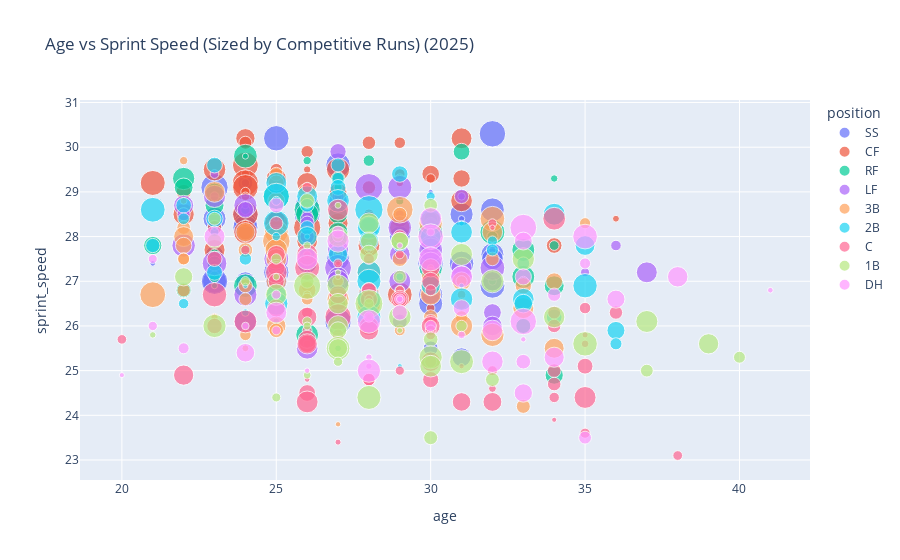

Notebook code for this chart:
### Code cell
fig = px.scatter(
    df25,
    x="age",
    y="sprint_speed",
    color = 'position',
    size="competitive_runs",
    hover_data=["last_name, first_name", "team"],
    title="Age vs Sprint Speed (Sized by Competitive Runs) (2025)"
)

fig.show()

### Figure 1 — Plotly figure (JSON) as saved in the notebook; plotly's stock layout.template omitted (floating-point values rounded to 4 significant figures; data arrays with more than 128 entries replaced by an {"elided": "..."} marker saying what was removed)
{"data": [{"customdata": [["Turner, Trea", "PHI"], ["Witt Jr., Bobby", "KC"], ["Nuñez, Nasim", "WSH"], ["Peña, Jeremy", "HOU"], ["Ritter, Ryan", "COL"], ["Peguero, Liover", "PIT"], ["De La Cruz, Elly", "CIN"], ["McCoy, Mason", "SD"], ["Triolo, Jared", "PIT"], ["Ortiz, Joey", "MIL"], ["Story, Trevor", "BOS"], ["Lopez, Otto", "MIA"], ["Swanson, Dansby", "CHC"], ["Henderson, Gunnar", "BAL"], ["Fitzgerald, Ryan", "MIN"], ["Williams, Luke", "ATL"], ["Sweeney, Trey", "DET"], ["Winn, Masyn", "STL"], ["Volpe, Anthony", "NYY"], ["Caballero, José", "NYY"], ["Hernaiz, Darell", "ATH"], ["Walls, Taylor", "TB"], ["Abrams, CJ", "WSH"], ["Neto, Zach", "LAA"], ["Adames, Willy", "SF"], ["Vázquez, Luis", "BAL"], ["Williams, Carson", "TB"], ["Monasterio, Andruw", "MIL"], ["Tovar, Ezequiel", "COL"], ["Bogaerts, Xander", "SD"], ["Amaya, Jacob", "CWS"], ["Kim, Ha-Seong", "ATL"], ["Smith, Josh", "TEX"], ["Báez, Javier", "DET"], ["Allen, Nick", "ATL"], ["Short, Zack", "HOU"], ["Lindor, Francisco", "NYM"], ["Guzman, Denzer", "LAA"], ["Kiner-Falefa, Isiah", "TOR"], ["Montgomery, Colson", "CWS"], ["Perdomo, Geraldo", "AZ"], ["Meidroth, Chase", "CWS"], ["Arias, Gabriel", "CLE"], ["Wilson, Jacob", "ATH"], ["Rocchio, Brayan", "CLE"], ["Betts, Mookie", "LAD"], ["Crawford, J.P.", "SEA"], ["Correa, Carlos", "HOU"], ["Trejo, Alan", "COL"], ["Bichette, Bo", "TOR"], ["Lee, Brooks", "MIN"], ["Arcia, Orlando", "COL"], ["Seager, Corey", "TEX"]], "hovertemplate": "position=SS<br>age=%{x}<br>sprint_speed=%{y}<br>competitive_runs=%{marker.size}<br>last_name, first_name=%{customdata[0]}<br>team=%{customdata[1]}<extra></extra>", "legendgroup": "SS", "marker": {"color": "#636efa", "size": [265, 245, 34, 227, 85, 28, 282, 10, 131, 213, 214, 260, 203, 243, 15, 13, 105, 200, 207, 106, 79, 106, 238, 163, 163, 19, 34, 46, 121, 200, 29, 61, 197, 177, 150, 15, 229, 12, 252, 76, 243, 217, 178, 263, 137, 236, 221, 218, 15, 268, 191, 83, 135], "sizemode": "area", "sizeref": 0.755, "symbol": "circle"}, "mode": "markers", "name": "SS", "orientation": "v", "showlegend": true, "type": "scatter", "x": [32, 25, 24, 27, 24, 24, 23, 30, 27, 26, 32, 26, 31, 24, 31, 28, 25, 23, 24, 28, 23, 28, 24, 24, 29, 25, 22, 28, 23, 32, 26, 29, 27, 32, 26, 30, 31, 21, 30, 23, 25, 23, 25, 23, 24, 32, 30, 30, 29, 27, 24, 30, 31], "xaxis": "x", "y": [30.3, 30.2, 29.8, 29.6, 29.2, 29.2, 29.1, 29.0, 28.8, 28.7, 28.6, 28.5, 28.5, 28.5, 28.4, 28.4, 28.4, 28.4, 28.3, 28.3, 28.2, 28.2, 28.2, 28.1, 28.0, 27.9, 27.9, 27.7, 27.6, 27.6, 27.6, 27.6, 27.5, 27.5, 27.4, 27.4, 27.4, 27.4, 27.4, 27.3, 27.2, 27.0, 27.0, 27.0, 27.0, 26.9, 26.7, 26.5, 26.2, 26.1, 26.1, 25.5, 25.3], "yaxis": "y"}, {"customdata": [["Scott II, Victor", "STL"], ["Buxton, Byron", "MIN"], ["Hill, Derek", "CWS"], ["Rojas, Johan", "PHI"], ["Lockridge, Brandon", "MIL"], ["Teodosio, Bryce", "LAA"], ["Simpson, Chandler", "TB"], ["Clarke, Denzel", "ATH"], ["Crow-Armstrong, Pete", "CHC"], ["Doyle, Brenton", "COL"], ["DeLuca, Jonny", "TB"], ["Helman, Michael", "TEX"], ["Straw, Myles", "TOR"], ["Lugo, Matthew", "LAA"], ["Mateo, Jorge", "BAL"], ["Young, Jacob", "WSH"], ["Thomas, Lane", "CLE"], ["Johnson, Daniel", "BAL"], ["Taylor, Tyrone", "NYM"], ["Rodríguez, Julio", "SEA"], ["Chourio, Jackson", "MIL"], ["Cruz, Oneil", "PIT"], ["Rafaela, Ceddanne", "BOS"], ["Perkins, Blake", "MIL"], ["Carter, Evan", "TEX"], ["Meadows, Parker", "DET"], ["Robert Jr., Luis", "CWS"], ["Melton, Jacob", "HOU"], ["Paris, Kyren", "LAA"], ["Mitchell, Garrett", "MIL"], ["Tolbert, Tyler", "KC"], ["Barrosa, Jorge", "AZ"], ["Bader, Harrison", "PHI"], ["Church, Nathan", "STL"], ["Keirsey Jr., DaShawn", "MIN"], ["Outman, James", "MIN"], ["Merrill, Jackson", "SD"], ["Harris II, Michael", "ATL"], ["Mullins, Cedric", "NYM"], ["Varsho, Daulton", "TOR"], ["Myers, Dane", "MIA"], ["Pillar, Kevin", "TEX"], ["Misner, Kameron", "TB"], ["Thomas, Alek", "AZ"], ["Pereira, Everson", "TB"], ["Marsh, Brandon", "PHI"], ["Trammell, Taylor", "HOU"], ["Meyers, Jake", "HOU"], ["Hassell III, Robert", "WSH"], ["Lee, Jung Hoo", "SF"], ["Marsee, Jakob", "MIA"], ["Wade, Tyler", "SD"], ["Pages, Andy", "LAD"], ["Suwinski, Jack", "PIT"], ["Adell, Jo", "LAA"], ["Isbel, Kyle", "KC"], ["Taylor, Michael A.", "CWS"], ["Vierling, Matt", "DET"], ["Martínez, Angel", "CLE"], ["Cowser, Colton", "BAL"], ["Bleday, JJ", "ATH"], ["Friedl, TJ", "CIN"], ["Grisham, Trent", "NYY"], ["McCormick, Chas", "HOU"]], "hovertemplate": "position=CF<br>age=%{x}<br>sprint_speed=%{y}<br>competitive_runs=%{marker.size}<br>last_name, first_name=%{customdata[0]}<br>team=%{customdata[1]}<extra></extra>", "legendgroup": "CF", "marker": {"color": "#EF553B", "size": [141, 165, 50, 64, 69, 58, 254, 57, 193, 205, 21, 43, 117, 25, 34, 153, 31, 22, 114, 262, 237, 164, 248, 68, 85, 80, 119, 32, 36, 27, 24, 28, 178, 27, 27, 41, 171, 251, 119, 90, 109, 18, 75, 207, 19, 153, 42, 160, 76, 280, 92, 50, 206, 48, 164, 179, 92, 28, 168, 91, 99, 231, 169, 27], "sizemode": "area", "sizeref": 0.755, "symbol": "circle"}, "mode": "markers", "name": "CF", "orientation": "v", "showlegend": true, "type": "scatter", "x": [24, 31, 29, 24, 28, 26, 24, 25, 23, 27, 26, 29, 30, 24, 30, 25, 29, 29, 31, 24, 21, 26, 24, 28, 22, 25, 27, 24, 23, 26, 27, 24, 31, 24, 28, 28, 22, 24, 30, 28, 29, 36, 27, 25, 24, 27, 27, 29, 23, 26, 24, 30, 24, 26, 26, 28, 34, 28, 23, 25, 27, 29, 28, 30], "xaxis": "x", "y": [30.2, 30.2, 30.1, 30.1, 30.1, 29.9, 29.6, 29.5, 29.5, 29.5, 29.5, 29.4, 29.4, 29.4, 29.3, 29.3, 29.3, 29.2, 29.3, 29.2, 29.2, 29.2, 29.1, 29.1, 29.0, 29.0, 29.0, 29.0, 29.0, 29.0, 28.9, 28.9, 28.8, 28.7, 28.5, 28.5, 28.5, 28.5, 28.4, 28.4, 28.4, 28.4, 28.3, 28.3, 28.3, 28.3, 28.2, 28.2, 28.2, 28.2, 28.1, 28.1, 28.1, 27.9, 27.9, 27.8, 27.8, 27.7, 27.7, 27.4, 27.1, 26.7, 26.7, 26.4], "yaxis": "y"}, {"customdata": {"elided": "67x2 str values"}, "hovertemplate": "position=RF<br>age=%{x}<br>sprint_speed=%{y}<br>competitive_runs=%{marker.size}<br>last_name, first_name=%{customdata[0]}<br>team=%{customdata[1]}<extra></extra>", "legendgroup": "RF", "marker": {"color": "#00cc96", "size": [106, 214, 14, 50, 26, 188, 21, 73, 134, 25, 136, 115, 267, 25, 46, 136, 259, 33, 139, 201, 73, 18, 50, 11, 235, 58, 225, 150, 47, 113, 123, 128, 36, 125, 199, 48, 45, 118, 99, 69, 83, 210, 198, 49, 146, 36, 155, 185, 24, 38, 14, 212, 150, 18, 10, 87, 43, 96, 34, 89, 189, 22, 18, 86, 196, 17, 126], "sizemode": "area", "sizeref": 0.755, "symbol": "circle"}, "mode": "markers", "name": "RF", "orientation": "v", "showlegend": true, "type": "scatter", "x": [31, 24, 24, 28, 26, 22, 34, 27, 22, 27, 23, 23, 25, 29, 26, 23, 26, 24, 27, 26, 30, 26, 30, 23, 32, 28, 30, 27, 32, 27, 30, 25, 34, 21, 33, 24, 23, 27, 26, 25, 23, 30, 33, 23, 27, 25, 32, 27, 32, 33, 23, 24, 34, 29, 30, 22, 29, 27, 28, 27, 28, 27, 25, 33, 26, 27, 34], "xaxis": "x", "y": [29.9, 29.8, 29.8, 29.7, 29.7, 29.3, 29.3, 29.3, 29.1, 29.1, 29.0, 29.0, 28.9, 28.8, 28.8, 28.7, 28.6, 28.6, 28.5, 28.5, 28.4, 28.4, 28.3, 28.2, 28.1, 28.1, 28.1, 28.1, 28.0, 27.9, 27.8, 27.8, 27.8, 27.8, 27.7, 27.7, 27.6, 27.6, 27.6, 27.6, 27.4, 27.3, 27.1, 27.1, 27.1, 27.0, 27.0, 27.0, 27.0, 27.0, 26.9, 26.9, 26.9, 26.8, 26.8, 26.8, 26.8, 26.8, 26.6, 26.5, 26.5, 26.1, 26.1, 26.0, 25.8, 25.5, 24.9], "yaxis": "y"}, {"customdata": [["McCarthy, Jake", "AZ"], ["Clase, Jonatan", "TOR"], ["Harris, Dustin", "TEX"], ["Duran, Jarren", "BOS"], ["Mangum, Jake", "TB"], ["Hilliard, Sam", "COL"], ["Haggerty, Sam", "TEX"], ["Beavers, Dylan", "BAL"], ["Langford, Wyatt", "TEX"], ["Rave, John", "KC"], ["Domínguez, Jasson", "NYY"], ["Cole, Zach", "HOU"], ["Beck, Jordan", "COL"], ["Baldwin, Brooks", "CWS"], ["Loperfido, Joey", "TOR"], ["Johnson, Bryce", "SD"], ["Osuna, Alejandro", "TEX"], ["Loftin, Nick", "KC"], ["Martin, Austin", "MIN"], ["Hummel, Cooper", "HOU"], ["Bellinger, Cody", "NYY"], ["Wilson, Weston", "PHI"], ["Dezenzo, Zach", "HOU"], ["Canario, Alexander", "PIT"], ["Gonzalez, Oscar", "SD"], ["Morel, Christopher", "TB"], ["Robertson, Will", "CWS"], ["Roden, Alan", "MIN"], ["Wood, James", "WSH"], ["Canha, Mark", "KC"], ["De La Cruz, Bryan", "ATL"], ["Laureano, Ramón", "SD"], ["Collins, Isaac", "MIL"], ["Arozarena, Randy", "SEA"], ["Kjerstad, Heston", "BAL"], ["Brown, Seth", "ATH"], ["Cameron, Daz", "MIL"], ["Carlson, Dylan", "BAL"], ["Conine, Griffin", "MIA"], ["Schneider, Davis", "TOR"], ["Hays, Austin", "CIN"], ["Waters, Drew", "KC"], ["Ramos, Heliot", "SF"], ["Soderstrom, Tyler", "ATH"], ["Happ, Ian", "CHC"], ["Nimmo, Brandon", "NYM"], ["Kwan, Steven", "CLE"], ["Ward, Taylor", "LAA"], ["Pham, Tommy", "PIT"], ["Melendez, MJ", "KC"], ["Heyward, Jason", "SD"], ["Stowers, Kyle", "MIA"], ["Gurriel Jr., Lourdes", "AZ"], ["Nootbaar, Lars", "STL"], ["Kepler, Max", "PHI"], ["Sheets, Gavin", "SD"], ["Greene, Riley", "DET"], ["Benintendi, Andrew", "CWS"], ["Profar, Jurickson", "ATL"], ["Verdugo, Alex", "ATL"], ["Conforto, Michael", "LAD"], ["Burleson, Alec", "STL"]], "hovertemplate": "position=LF<br>age=%{x}<br>sprint_speed=%{y}<br>competitive_runs=%{marker.size}<br>last_name, first_name=%{customdata[0]}<br>team=%{customdata[1]}<extra></extra>", "legendgroup": "LF", "marker": {"color": "#ab63fa", "size": [100, 29, 16, 291, 219, 22, 78, 31, 186, 57, 151, 18, 202, 102, 39, 31, 65, 69, 76, 31, 211, 42, 30, 75, 26, 78, 20, 72, 209, 42, 14, 156, 173, 215, 56, 21, 10, 72, 34, 62, 161, 79, 234, 230, 192, 233, 272, 167, 166, 18, 31, 143, 184, 187, 142, 182, 201, 141, 120, 84, 145, 176], "sizemode": "area", "sizeref": 0.755, "symbol": "circle"}, "mode": "markers", "name": "LF", "orientation": "v", "showlegend": true, "type": "scatter", "x": [27, 23, 25, 28, 29, 31, 31, 23, 23, 27, 22, 24, 24, 24, 26, 29, 22, 26, 26, 30, 29, 30, 25, 25, 27, 26, 27, 25, 22, 36, 28, 30, 27, 30, 26, 32, 28, 26, 27, 26, 29, 26, 25, 23, 30, 32, 27, 31, 37, 26, 35, 27, 31, 27, 32, 29, 24, 30, 32, 29, 32, 26], "xaxis": "x", "y": [29.9, 29.4, 29.1, 29.1, 29.1, 28.9, 28.9, 28.9, 28.9, 28.9, 28.7, 28.7, 28.7, 28.6, 28.5, 28.5, 28.5, 28.4, 28.3, 28.3, 28.2, 28.1, 28.1, 28.1, 28.1, 28.0, 27.9, 27.8, 27.8, 27.8, 27.8, 27.8, 27.7, 27.7, 27.7, 27.7, 27.7, 27.6, 27.6, 27.6, 27.6, 27.6, 27.5, 27.4, 27.4, 27.3, 27.3, 27.3, 27.2, 27.2, 27.2, 27.1, 27.1, 27.0, 27.0, 27.0, 26.7, 26.7, 26.3, 26.1, 26.0, 25.5], "yaxis": "y"}, {"customdata": {"elided": "72x2 str values"}, "hovertemplate": "position=3B<br>age=%{x}<br>sprint_speed=%{y}<br>competitive_runs=%{marker.size}<br>last_name, first_name=%{customdata[0]}<br>team=%{customdata[1]}<extra></extra>", "legendgroup": "3B", "marker": {"color": "#FFA15A", "size": [26, 68, 96, 163, 121, 18, 97, 110, 11, 266, 73, 230, 208, 47, 40, 125, 70, 213, 138, 158, 150, 286, 102, 17, 34, 80, 190, 70, 54, 161, 86, 55, 17, 216, 130, 132, 107, 158, 44, 48, 101, 56, 152, 76, 117, 34, 67, 23, 29, 162, 252, 183, 52, 63, 219, 49, 167, 21, 78, 60, 142, 187, 79, 44, 50, 204, 106, 24, 18, 150, 74, 11], "sizemode": "area", "sizeref": 0.755, "symbol": "circle"}, "mode": "markers", "name": "3B", "orientation": "v", "showlegend": true, "type": "scatter", "x": [22, 25, 25, 23, 26, 22, 26, 25, 26, 29, 29, 32, 30, 35, 28, 28, 22, 25, 24, 32, 22, 25, 22, 27, 27, 24, 25, 32, 22, 25, 29, 22, 30, 28, 30, 31, 34, 25, 27, 31, 33, 26, 30, 24, 26, 29, 22, 26, 31, 30, 21, 27, 26, 24, 28, 31, 33, 23, 30, 31, 25, 31, 25, 29, 24, 32, 26, 26, 24, 34, 33, 27], "xaxis": "x", "y": [29.7, 29.4, 29.2, 29.0, 29.0, 28.8, 28.8, 28.8, 28.7, 28.6, 28.5, 28.4, 28.3, 28.3, 28.3, 28.2, 28.2, 28.1, 28.1, 28.1, 28.0, 27.9, 27.8, 27.8, 27.7, 27.7, 27.7, 27.5, 27.5, 27.5, 27.5, 27.5, 27.3, 27.2, 27.1, 27.0, 27.0, 27.0, 27.0, 27.0, 26.9, 26.9, 26.9, 26.9, 26.8, 26.8, 26.8, 26.7, 26.7, 26.7, 26.7, 26.6, 26.6, 26.6, 26.5, 26.5, 26.4, 26.2, 26.2, 26.2, 26.0, 26.0, 25.9, 25.9, 25.8, 25.8, 25.6, 25.6, 25.5, 25.5, 24.2, 23.8], "yaxis": "y"}, {"customdata": {"elided": "71x2 str values"}, "hovertemplate": "position=2B<br>age=%{x}<br>sprint_speed=%{y}<br>competitive_runs=%{marker.size}<br>last_name, first_name=%{customdata[0]}<br>team=%{customdata[1]}<extra></extra>", "legendgroup": "2B", "marker": {"color": "#19d3f3", "size": [94, 74, 102, 56, 166, 95, 260, 165, 31, 194, 31, 92, 71, 302, 233, 181, 51, 10, 111, 156, 248, 82, 12, 75, 159, 200, 31, 179, 26, 11, 160, 151, 143, 39, 148, 39, 66, 77, 55, 142, 92, 59, 15, 70, 63, 96, 213, 24, 22, 218, 10, 224, 139, 10, 17, 151, 191, 176, 216, 41, 131, 206, 39, 22, 94, 218, 108, 73, 122, 55, 10], "sizemode": "area", "sizeref": 0.755, "symbol": "circle"}, "mode": "markers", "name": "2B", "orientation": "v", "showlegend": true, "type": "scatter", "x": [23, 27, 29, 27, 25, 27, 25, 26, 30, 27, 25, 22, 26, 28, 21, 34, 22, 25, 23, 30, 25, 28, 31, 26, 28, 28, 23, 31, 25, 26, 30, 26, 28, 32, 35, 27, 29, 21, 32, 27, 26, 24, 26, 26, 33, 23, 28, 29, 26, 28, 31, 35, 30, 24, 28, 25, 31, 33, 28, 22, 33, 25, 28, 24, 34, 28, 28, 27, 36, 36, 29], "xaxis": "x", "y": [29.6, 29.6, 29.4, 29.3, 29.2, 29.1, 28.9, 28.9, 28.9, 28.8, 28.8, 28.7, 28.7, 28.6, 28.6, 28.5, 28.4, 28.4, 28.4, 28.4, 28.3, 28.3, 28.3, 28.2, 28.2, 28.2, 28.1, 28.1, 28.0, 28.0, 28.0, 28.0, 27.9, 27.9, 27.8, 27.8, 27.8, 27.8, 27.7, 27.6, 27.6, 27.5, 27.5, 27.5, 27.4, 27.2, 27.2, 27.1, 27.1, 27.0, 26.9, 26.9, 26.9, 26.9, 26.7, 26.7, 26.6, 26.6, 26.6, 26.5, 26.5, 26.5, 26.4, 26.3, 26.2, 26.2, 26.0, 26.0, 25.9, 25.6, 25.1], "yaxis": "y"}, {"customdata": {"elided": "83x2 str values"}, "hovertemplate": "position=C<br>age=%{x}<br>sprint_speed=%{y}<br>competitive_runs=%{marker.size}<br>last_name, first_name=%{customdata[0]}<br>team=%{customdata[1]}<extra></extra>", "legendgroup": "C", "marker": {"color": "#FF6692", "size": [40, 168, 196, 29, 67, 11, 70, 33, 20, 30, 122, 166, 46, 86, 10, 30, 128, 111, 237, 175, 11, 120, 98, 92, 32, 47, 83, 124, 227, 111, 26, 118, 79, 120, 50, 63, 68, 49, 32, 143, 262, 73, 196, 139, 135, 33, 45, 91, 68, 36, 141, 51, 36, 14, 124, 35, 118, 22, 154, 143, 55, 95, 11, 71, 32, 37, 155, 11, 63, 98, 59, 70, 23, 106, 182, 41, 135, 130, 180, 10, 39, 14, 36], "sizemode": "area", "sizeref": 0.755, "symbol": "circle"}, "mode": "markers", "name": "C", "orientation": "v", "showlegend": true, "type": "scatter", "x": [26, 27, 34, 32, 25, 32, 29, 24, 26, 29, 25, 26, 28, 23, 27, 27, 30, 25, 26, 25, 27, 30, 25, 28, 29, 30, 28, 27, 23, 28, 28, 29, 29, 25, 35, 34, 36, 26, 28, 26, 27, 30, 24, 28, 30, 30, 30, 23, 34, 26, 28, 27, 30, 35, 26, 20, 26, 35, 26, 30, 30, 35, 31, 34, 29, 32, 22, 26, 28, 30, 28, 34, 32, 26, 35, 34, 32, 31, 26, 34, 35, 27, 38], "xaxis": "x", "y": [29.1, 28.6, 28.4, 28.3, 28.3, 28.2, 28.0, 27.7, 27.6, 27.6, 27.6, 27.6, 27.5, 27.5, 27.4, 27.4, 27.3, 27.3, 27.3, 27.2, 27.1, 27.0, 27.0, 26.8, 26.8, 26.8, 26.8, 26.7, 26.7, 26.6, 26.6, 26.6, 26.6, 26.4, 26.4, 26.3, 26.3, 26.3, 26.2, 26.2, 26.2, 26.1, 26.1, 26.0, 26.0, 25.9, 25.9, 26.0, 26.0, 25.9, 25.9, 25.8, 25.8, 25.8, 25.7, 25.7, 25.6, 25.6, 25.6, 25.2, 25.2, 25.1, 25.1, 25.0, 25.0, 25.0, 24.9, 24.8, 24.8, 24.8, 24.8, 24.7, 24.6, 24.5, 24.4, 24.4, 24.3, 24.3, 24.3, 23.9, 23.6, 23.4, 23.1], "yaxis": "y"}, {"customdata": [["Duran, Ezequiel", "TEX"], ["Raley, Luke", "SEA"], ["Gorski, Matt", "PIT"], ["Bernabel, Warming", "COL"], ["Gonzalez, Romy", "BOS"], ["Steer, Spencer", "CIN"], ["Sogard, Nick", "BOS"], ["Clemens, Kody", "MIN"], ["Mayo, Coby", "BAL"], ["Burger, Jake", "TEX"], ["Toro, Abraham", "BOS"], ["Elko, Tim", "CWS"], ["Mountcastle, Ryan", "BAL"], ["O'Hearn, Ryan", "SD"], ["Encarnacion-Strand, Christian", "CIN"], ["Contreras, Willson", "STL"], ["Davidson, Logan", "LAA"], ["Kurtz, Nick", "ATH"], ["Rodríguez, Endy", "PIT"], ["Bauers, Jake", "MIL"], ["Harper, Bryce", "PHI"], ["Locklear, Tyler", "AZ"], ["Toglia, Michael", "COL"], ["Wagaman, Eric", "MIA"], ["Guerrero Jr., Vladimir", "TOR"], ["Torkelson, Spencer", "DET"], ["Johnston, Troy", "MIA"], ["Busch, Michael", "CHC"], ["Arraez, Luis", "SD"], ["Villar, David", "SF"], ["Lowe, Nathaniel", "BOS"], ["Walker, Christian", "HOU"], ["Crim, Blaine", "COL"], ["Valdez, Enmanuel", "PIT"], ["Goldschmidt, Paul", "NYY"], ["Schanuel, Nolan", "LAA"], ["Seymour, Bob", "TB"], ["Wade Jr., LaMonte", "LAA"], ["Vaughn, Andrew", "MIL"], ["Noda, Ryan", "BAL"], ["Aranda, Jonathan", "TB"], ["Stewart, Sal", "CIN"], ["Smith, Dominic", "SF"], ["Santana, Carlos", "CHC"], ["Freeman, Freddie", "LAD"], ["Pasquantino, Vinnie", "KC"], ["Horwitz, Spencer", "PIT"], ["Alonso, Pete", "NYM"], ["Turner, Justin", "CHC"], ["Olson, Matt", "ATL"], ["Mervis, Matt", "MIA"], ["France, Ty", "TOR"], ["Solano, Donovan", "TEX"], ["Chaparro, Andrés", "WSH"], ["Hoskins, Rhys", "MIL"], ["Naylor, Josh", "SEA"], ["Casas, Triston", "BOS"], ["Tellez, Rowdy", "TEX"]], "hovertemplate": "position=1B<br>age=%{x}<br>sprint_speed=%{y}<br>competitive_runs=%{marker.size}<br>last_name, first_name=%{customdata[0]}<br>team=%{customdata[1]}<extra></extra>", "legendgroup": "1B", "marker": {"color": "#B6E880", "size": [80, 71, 14, 63, 159, 160, 43, 119, 83, 118, 109, 21, 130, 183, 41, 188, 12, 126, 17, 64, 201, 33, 72, 185, 278, 172, 37, 157, 294, 10, 192, 173, 19, 34, 183, 204, 24, 49, 162, 13, 113, 16, 80, 156, 228, 212, 140, 203, 54, 216, 33, 177, 62, 23, 73, 218, 31, 74], "sizemode": "area", "sizeref": 0.755, "symbol": "circle"}, "mode": "markers", "name": "1B", "orientation": "v", "showlegend": true, "type": "scatter", "x": [26, 30, 27, 23, 28, 27, 27, 29, 23, 29, 28, 26, 28, 31, 25, 33, 27, 22, 25, 29, 32, 24, 26, 27, 26, 25, 28, 27, 28, 28, 29, 34, 28, 26, 37, 23, 26, 31, 27, 29, 27, 21, 30, 39, 35, 27, 27, 30, 40, 31, 27, 30, 37, 26, 32, 28, 25, 30], "xaxis": "x", "y": [28.8, 28.7, 28.7, 28.4, 28.3, 28.0, 28.0, 27.9, 27.9, 27.9, 27.9, 27.8, 27.6, 27.6, 27.5, 27.5, 27.2, 27.1, 27.1, 27.1, 27.0, 27.0, 27.0, 26.9, 26.9, 26.7, 26.5, 26.5, 26.5, 26.2, 26.2, 26.2, 26.2, 26.1, 26.1, 26.0, 26.0, 26.0, 26.0, 25.9, 25.9, 25.8, 25.7, 25.6, 25.6, 25.5, 25.5, 25.3, 25.3, 25.2, 25.2, 25.1, 25.0, 24.9, 24.8, 24.4, 24.4, 23.5], "yaxis": "y"}, {"customdata": [["Hernández, Heriberto", "MIA"], ["Suzuki, Seiya", "CHC"], ["Yelich, Christian", "MIL"], ["Biggio, Cavan", "KC"], ["Jones, Jahmai", "DET"], ["Ohtani, Shohei", "LAD"], ["Springer, George", "TOR"], ["Keith, Colt", "DET"], ["Lux, Gavin", "CIN"], ["Trout, Mike", "LAA"], ["Young, Jared", "NYM"], ["Jensen, Carter", "KC"], ["Rice, Ben", "NYY"], ["Rooker, Brent", "ATH"], ["Martini, Nick", "COL"], ["Polanco, Jorge", "SEA"], ["McCutchen, Andrew", "PIT"], ["Grichuk, Randal", "KC"], ["Gurriel, Yuli", "SD"], ["Refsnyder, Rob", "BOS"], ["Malloy, Justyn-Henry", "DET"], ["Fry, David", "CLE"], ["Brooks, Trenton", "SD"], ["Marte, Starling", "NYM"], ["Yoshida, Masataka", "BOS"], ["Smith, Pavin", "AZ"], ["Herrera, Iván", "STL"], ["Alvarez, Yordan", "HOU"], ["Díaz, Yandy", "TB"], ["Larnach, Trevor", "MIN"], ["Valera, George", "CLE"], ["Ballesteros, Moisés", "CHC"], ["Santander, Anthony", "TOR"], ["Del Castillo, Adrian", "AZ"], ["Schwarber, Kyle", "PHI"], ["Winker, Jesse", "NYM"], ["Bryant, Kris", "COL"], ["Fernández, Yanquiel", "COL"], ["Manzardo, Kyle", "CLE"], ["Maton, Nick", "CWS"], ["Ozuna, Marcell", "ATL"], ["Bell, Josh", "WSH"], ["Pederson, Joc", "TEX"], ["Baker, Luken", "STL"], ["Campusano, Luis", "SD"], ["Devers, Rafael", "SF"], ["Eldridge, Bryce", "SF"], ["Flores, Wilmer", "SF"], ["Stanton, Giancarlo", "NYY"]], "hovertemplate": "position=DH<br>age=%{x}<br>sprint_speed=%{y}<br>competitive_runs=%{marker.size}<br>last_name, first_name=%{customdata[0]}<br>team=%{customdata[1]}<extra></extra>", "legendgroup": "DH", "marker": {"color": "#FF97FF", "size": [84, 185, 270, 23, 55, 247, 230, 166, 186, 121, 12, 31, 176, 219, 46, 178, 158, 100, 12, 67, 31, 41, 17, 123, 106, 87, 164, 41, 264, 206, 21, 33, 49, 30, 160, 22, 11, 46, 131, 16, 153, 174, 81, 16, 11, 204, 10, 127, 62], "sizemode": "area", "sizeref": 0.755, "symbol": "circle"}, "mode": "markers", "name": "DH", "orientation": "v", "showlegend": true, "type": "scatter", "x": [25, 30, 33, 30, 27, 30, 35, 23, 27, 33, 29, 21, 26, 30, 35, 31, 38, 33, 41, 34, 25, 29, 29, 36, 31, 29, 25, 28, 33, 28, 24, 21, 30, 25, 32, 31, 33, 22, 24, 28, 34, 32, 33, 28, 26, 28, 20, 33, 35], "xaxis": "x", "y": [28.7, 28.4, 28.2, 28.1, 28.1, 28.0, 28.0, 28.0, 27.9, 27.9, 27.8, 27.5, 27.5, 27.5, 27.4, 27.1, 27.1, 27.1, 26.8, 26.7, 26.7, 26.6, 26.6, 26.6, 26.4, 26.3, 26.3, 26.2, 26.1, 26.1, 26.0, 26.0, 26.0, 25.9, 25.9, 25.8, 25.7, 25.5, 25.4, 25.3, 25.3, 25.2, 25.2, 25.1, 25.0, 25.0, 24.9, 24.5, 23.5], "yaxis": "y"}], "layout": {"legend": {"itemsizing": "constant", "title": {"text": "position"}, "tracegroupgap": 0}, "title": {"text": "Age vs Sprint Speed (Sized by Competitive Runs) (2025)"}, "xaxis": {"anchor": "y", "domain": [0, 1], "title": {"text": "age"}}, "yaxis": {"anchor": "x", "domain": [0, 1], "title": {"text": "sprint_speed"}}}}
